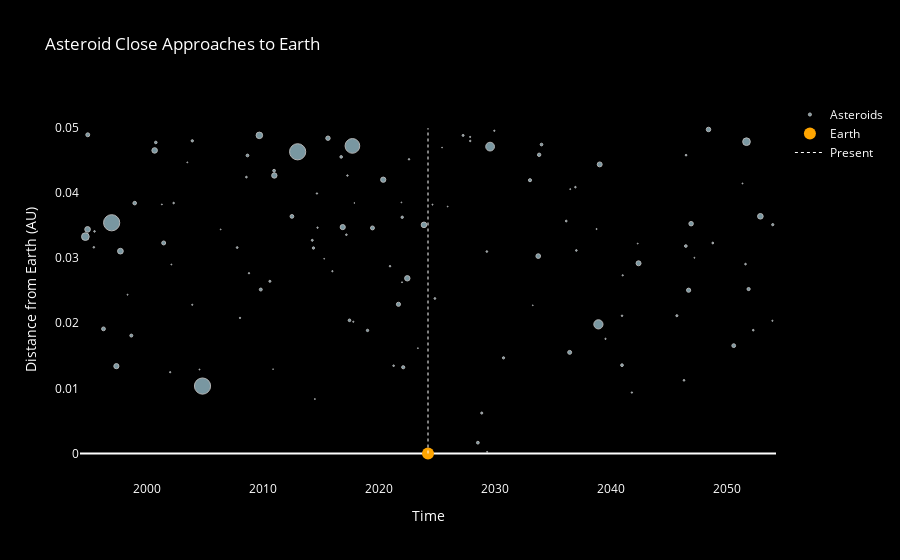

The notebook cell saved with this chart:
### Code cell
asteroid_distances = dist  
asteroid_times = time_cd


# Create the plot
fig = go.Figure()

# Plot asteroids
fig.add_trace(go.Scatter(x=asteroid_times, y=asteroid_distances, mode='markers', 
                         marker=dict(color='lightblue', size=asteroids['diameter']*3),
                         hovertext=[f"Diameter: {diameter} km" for diameter in asteroids['diameter']],
                         name='Asteroids'))

# Plot Earth
fig.add_trace(go.Scatter(x=[datetime.datetime.now()], y=[0], mode='markers',
                         marker=dict(color='orange', size=12), name='Earth'))

# vertical line at present
fig.add_trace(go.Scatter(x=[datetime.datetime.now(), datetime.datetime.now()], y=[0, max(asteroid_distances)],
                         mode='lines', line=dict(color='white', width=1, dash='dot'), name='Present'))

# layout
fig.update_layout(
    title='Asteroid Close Approaches to Earth',
    xaxis=dict(title='Time', tickformat='%Y', range=[datetime.datetime.now() - datetime.timedelta(days=365.25*30)
                                                     , datetime.datetime.now()+ datetime.timedelta(days = 365.25*30)],
                                                          showgrid=False),
    yaxis=dict(title='Distance from Earth (AU)', showgrid=False),
    plot_bgcolor='black',
    paper_bgcolor='black',
    font = dict(color = 'white')
)

# Display
fig.show()
fig.update_layout({
'plot_bgcolor': 'rgba(0, 0, 0, 0)',
'paper_bgcolor': 'rgba(0, 0, 0, 0)',
})
fig.write_html("asteroid_plot.html")

### Figure 1 — Plotly figure (JSON) as saved in the notebook; plotly's stock layout.template omitted (floating-point values rounded to 4 significant figures; data arrays with more than 128 entries replaced by an {"elided": "..."} marker saying what was removed)
{"data": [{"hovertext": {"elided": "168 str values"}, "marker": {"color": "lightblue", "size": {"elided": "168 float values"}}, "mode": "markers", "name": "Asteroids", "type": "scatter", "x": {"elided": "168 str values"}, "y": {"elided": "168 float values"}}, {"marker": {"color": "orange", "size": 12}, "mode": "markers", "name": "Earth", "type": "scatter", "x": ["2024-03-08T16:53:09.124225"], "y": [0]}, {"line": {"color": "white", "dash": "dot", "width": 1}, "mode": "lines", "name": "Present", "type": "scatter", "x": ["2024-03-08T16:53:09.124586", "2024-03-08T16:53:09.124588"], "y": [0, 0.04996]}], "layout": {"font": {"color": "white"}, "paper_bgcolor": "black", "plot_bgcolor": "black", "title": {"text": "Asteroid Close Approaches to Earth"}, "xaxis": {"range": ["1994-03-09T04:53:09.124984", "2054-03-09T04:53:09.124991"], "showgrid": false, "tickformat": "%Y", "title": {"text": "Time"}}, "yaxis": {"showgrid": false, "title": {"text": "Distance from Earth (AU)"}}}}
